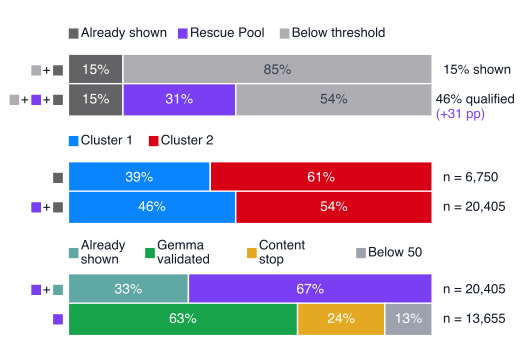

Python code for this plot:
#!/usr/bin/env python3
"""Render the CCA and Gemma rescue panels used as Figure 3 of the paper.

The panel layout is ported from the historical 07_paper_visuals notebook; the
values it plots are the canonical pipeline and Gemma validation outcomes.
"""

import matplotlib

matplotlib.use("Agg")

# Historical notebook setup cell. Keep plotting defaults unchanged.
from pathlib import Path
import sys
import warnings

import numpy as np
import pandas as pd
import matplotlib as mpl
import matplotlib.pyplot as plt
from matplotlib.patches import FancyBboxPatch, FancyArrowPatch, Rectangle
from matplotlib.colors import LinearSegmentedColormap, to_rgba
import seaborn as sns

warnings.filterwarnings('ignore')

def find_project_root() -> Path:
    """Anchor on config.txt — safe from any subdir depth."""
    for p in [Path.cwd().resolve(), *Path.cwd().resolve().parents]:
        if (p / "config.txt").exists():
            return p
    raise RuntimeError("config.txt not found")

PROJECT_ROOT = find_project_root()
if str(PROJECT_ROOT) not in sys.path:
    sys.path.append(str(PROJECT_ROOT))

from src.io import (
    get_expanded_stage2_validation_dir,
    get_processed_dir,
)

PROCESSED = get_processed_dir()
STAGE2_DIR = get_expanded_stage2_validation_dir()
FIG_DIR = Path(__file__).resolve().parent
FIG_DIR.mkdir(parents=True, exist_ok=True)

# ── Global style ─────────────────────────────────────────────────────────────
mpl.rcParams.update({
    'figure.dpi':           120,
    'savefig.dpi':          300,
    'savefig.bbox':        'tight',
    'savefig.facecolor':   'white',
    'savefig.edgecolor':   'none',
    'pdf.fonttype':         42,   # editable text in vector PDFs
    'ps.fonttype':          42,
    'font.family':          'sans-serif',
    'font.sans-serif':      ['Helvetica', 'Arial', 'DejaVu Sans'],
    'font.size':            11,
    'axes.titlesize':       13,
    'axes.titleweight':    'bold',
    'axes.labelsize':       11,
    'axes.spines.top':      False,
    'axes.spines.right':    False,
    'axes.grid':            False,
    'legend.frameon':       False,
})

PAPER_BG    = '#ffffff'
PAPER_TEXT  = '#111827'
PAPER_MUTED = '#4b5563'
PAPER_GRID  = '#e5e7eb'

# Cluster colour anchors — three distinct, print-friendly hues for a white paper page.
CLUSTER_ANCHORS = {
    0: '#2b6cb0',   # blue
    1: '#c2413f',   # red
    2: '#238b45',   # green
}

RESCUE_THRESHOLD = 50
RANDOM_SEED      = 42
rng = np.random.default_rng(RANDOM_SEED)


def save_fig(fig, name: str) -> None:
    pdf = FIG_DIR / f'{name}.pdf'
    png = FIG_DIR / f'{name}.png'
    fig.savefig(pdf, facecolor=fig.get_facecolor(), edgecolor='none')
    fig.savefig(png, facecolor=fig.get_facecolor(), edgecolor='none')
    print(f'  saved → {pdf.name} + {png.name}')

scores = pd.read_parquet(PROCESSED / 'scores.parquet')
selection_log = pd.read_parquet(PROCESSED / 'selection_log.parquet')
stage2_results = pd.read_parquet(STAGE2_DIR / 'stage2_results.parquet')

# Upstream parquets mix integer and string note IDs.
scores['noteId'] = scores['noteId'].astype(str)
selection_log['selected_noteId'] = selection_log['selected_noteId'].astype(str)
stage2_results['noteId'] = stage2_results['noteId'].astype(str)

# Historical figure cell 12. Keep visual constants and layout unchanged.
import numpy as np
from matplotlib.patches import Rectangle

# --------------------------------------------------------------------
# GROUP 1 LEFT TICKER POSITION CONTROLS
# --------------------------------------------------------------------
# Row 1: CN square + Hidden square
GROUP1_ROW1_CN_X = -4
GROUP1_ROW1_PLUS_X = -6
GROUP1_ROW1_HIDDEN_X = -10

# Row 2: CN square + Rescue Pool square + Hidden square
GROUP1_ROW2_CN_X = -4
GROUP1_ROW2_PLUS_1_X = -6
GROUP1_ROW2_RESCUE_X = -10
GROUP1_ROW2_PLUS_2_X = -12
GROUP1_ROW2_HIDDEN_X = -16

# --------------------------------------------------------------------
# GROUP 3 LEFT TICKER POSITION CONTROLS
# --------------------------------------------------------------------
# Row 1: Rescue Pool square + By both square
GROUP3_ROW1_RESCUE_X = -10
GROUP3_ROW1_PLUS_X = -6
GROUP3_ROW1_BY_BOTH_X = -4

# Row 2: CCR Pool square
GROUP3_ROW2_CCR_X = -4

# --------------------------------------------------------------------
# Colors
# --------------------------------------------------------------------
COLOR_SHOWN_BY_CN = '#636366'
COLOR_RESCUED     = '#7A3FF2'
COLOR_HIDDEN      = '#AEAEB2'
COLOR_HIDDEN_TEXT = '#374151'
COLOR_TEXT        = '#111827'
COLOR_ON_DARK     = 'white'
COLOR_BG          = 'white'

# Group 1 left ticker colors
GROUP1_LABEL_CN_COLOR = COLOR_SHOWN_BY_CN
GROUP1_LABEL_RESCUE_COLOR = COLOR_RESCUED
GROUP1_LABEL_HIDDEN_COLOR = COLOR_HIDDEN
GROUP1_LABEL_PLUS_COLOR = COLOR_TEXT

# Group 2 left ticker colors
GROUP2_LABEL_CN_COLOR = COLOR_SHOWN_BY_CN
GROUP2_LABEL_RESCUE_COLOR = COLOR_RESCUED
GROUP2_LABEL_PLUS_COLOR = COLOR_TEXT

# Group 3 left ticker colors
GROUP3_LABEL_RESCUE_COLOR = COLOR_RESCUED
GROUP3_LABEL_CCR_COLOR = COLOR_RESCUED

CLUSTER_COLORS = {
    0: '#0A84FF',
    1: '#D70015',
}
CLUSTER_LABELS = {
    0: 'Cluster 1',
    1: 'Cluster 2',
}

# --------------------------------------------------------------------
# THIRD BLOCK COLORS
# --------------------------------------------------------------------
# Row 1: already shown + hidden rescue candidates.
# Row 2: Gemma validation outcomes within the hidden rescue pool.
THIRD_BLOCK_COLORS = {
    'baseline_by_both': '#5FA8A3',
    'rescue_pool': COLOR_RESCUED,

    'cca_rescued': '#16A34A',
    'subjective_opinion': '#E5A823',
    'irrelevant': '#9CA3AF',
}

THIRD_BLOCK_LABELS = {
    'baseline_by_both': 'Already\nshown',
    'cca_rescued': 'Gemma\nvalidated',
    'subjective_opinion': 'Content\nstop',
    'irrelevant': 'Below 50',
}

# --- Data ---
rep_all = (
    selection_log[selection_log['strategy'] == 'Representative']
    .drop_duplicates('selected_noteId')
    .copy()
)
rep_all['selected_noteId'] = rep_all['selected_noteId'].astype(str)

n_total = int(len(rep_all))
qualified_mask = rep_all['passes_bridge_threshold'].fillna(False).astype(bool)
shown_mask = rep_all['status'].eq('CURRENTLY_RATED_HELPFUL')
shown_qualified_mask = qualified_mask & shown_mask
mask_rescue = qualified_mask & ~shown_mask

n_helpful = int(shown_qualified_mask.sum())
n_rescued = int(mask_rescue.sum())
n_ours = int(qualified_mask.sum())
n_below_threshold = n_total - n_ours

expected_counts = {
    'representative': 44_722,
    'qualified': 20_405,
    'shown_qualified': 6_750,
    'hidden_candidates': 13_655,
    'below_threshold': 24_317,
}
actual_counts = {
    'representative': n_total,
    'qualified': n_ours,
    'shown_qualified': n_helpful,
    'hidden_candidates': n_rescued,
    'below_threshold': n_below_threshold,
}
if actual_counts != expected_counts:
    raise ValueError(f'CCA count contract changed: {actual_counts} != {expected_counts}')

pct_cn = round(100 * n_helpful / n_total)
pct_rescued = round(100 * n_rescued / n_total)
pct_ours = round(100 * n_ours / n_total)
pct_hidden_cn = 100 - pct_cn
pct_hidden_ours = 100 - pct_cn - pct_rescued
pct_lift = pct_ours - pct_cn

scores_local = scores.copy()
scores_local['noteId'] = scores_local['noteId'].astype(str)

helpful_ids = set(rep_all.loc[shown_qualified_mask, 'selected_noteId'])
our_rule_ids = set(rep_all.loc[qualified_mask, 'selected_noteId'])

cluster_ids = [0, 1]
approval_cols = [f'cluster_{c}_approval' for c in cluster_ids]
missing_cols = [c for c in approval_cols if c not in scores_local.columns]
if missing_cols:
    raise ValueError(f'Missing required cluster approval columns: {missing_cols}')


def champion_shares(note_ids):
    sub = scores_local[scores_local['noteId'].isin(note_ids)]
    if len(sub) == 0:
        return [0, 0], 0

    approvals = sub[approval_cols].to_numpy()
    top = np.nanargmax(approvals, axis=1)
    n = len(top)
    shares = [round(100 * (top == i).sum() / n) for i in range(len(cluster_ids))]
    shares[-1] += 100 - sum(shares)
    return shares, n


pct_help_clusters, n_help = champion_shares(helpful_ids)
pct_our_clusters, n_our_cluster = champion_shares(our_rule_ids)

# --------------------------------------------------------------------
# Third block data
# --------------------------------------------------------------------
ccr_pool_ids = set(rep_all.loc[mask_rescue, 'selected_noteId'])

def pct_from_counts(counts):
    total = sum(counts)
    if total == 0:
        return [0 for _ in counts]
    pct = [round(100 * c / total) for c in counts]
    pct[-1] += 100 - sum(pct)
    return pct

# Row 1: baseline notes approved by both + rescue pool over visible notes.
third_row1_keys = ['baseline_by_both', 'rescue_pool']
third_row1_counts = {
    'baseline_by_both': n_helpful,
    'rescue_pool': len(ccr_pool_ids),
}
n_third_block_row1 = sum(third_row1_counts.values())
pct_third_block_row1 = dict(zip(
    third_row1_keys,
    pct_from_counts([third_row1_counts[k] for k in third_row1_keys])
))
pct_third_block_row1_display = pct_third_block_row1.copy()

# Stage 2 contains every note admitted after Stage 1/1.5. The remainder of the
# hidden candidate pool stopped before scoring.
if stage2_results['noteId'].duplicated().any():
    raise ValueError('Stage 2 results contain duplicate noteId values.')
stage2_ids = set(stage2_results['noteId'])
if not stage2_ids.issubset(ccr_pool_ids):
    raise ValueError('Stage 2 contains notes outside the hidden CCA candidate pool.')

n_ccr_gemma_validated = int(stage2_results['passes_rescue_threshold'].fillna(False).sum())
n_ccr_below_50 = int((~stage2_results['passes_rescue_threshold'].fillna(False).astype(bool)).sum())
n_ccr_content_stop = len(ccr_pool_ids) - len(stage2_results)

third_row2_keys = ['cca_rescued', 'subjective_opinion', 'irrelevant']
third_row2_counts = {
    'cca_rescued': n_ccr_gemma_validated,
    'subjective_opinion': n_ccr_content_stop,
    'irrelevant': n_ccr_below_50,
}
n_third_block_row2 = len(ccr_pool_ids)
expected_validation_counts = {
    'validated': 8_558,
    'content_stop': 3_279,
    'below_50': 1_818,
    'candidate_pool': 13_655,
}
actual_validation_counts = {
    'validated': n_ccr_gemma_validated,
    'content_stop': n_ccr_content_stop,
    'below_50': n_ccr_below_50,
    'candidate_pool': n_third_block_row2,
}
if actual_validation_counts != expected_validation_counts:
    raise ValueError(
        f'Gemma validation contract changed: '
        f'{actual_validation_counts} != {expected_validation_counts}'
    )
pct_third_block_row2 = dict(zip(
    third_row2_keys,
    pct_from_counts([third_row2_counts[k] for k in third_row2_keys])
))
pct_third_block_row2_display = pct_third_block_row2.copy()

print(f'Universe: Representative-picked notes n = {n_total:,}')
print(
    f'Coverage: {n_helpful:,} shown notes meet the CCA threshold; '
    f'{n_rescued:,} hidden candidates raise the qualified set to {n_ours:,} '
    f'({pct_ours}% of representative picks, +{pct_lift} pp).'
)
print(
    f'Cluster composition: shown-qualified n = {n_help:,}; '
    f'all qualified n = {n_our_cluster:,}.'
)
print(
    f'Gemma outcomes: {n_ccr_gemma_validated:,} validated, '
    f'{n_ccr_content_stop:,} content stops, {n_ccr_below_50:,} below 50.'
)

# --- Manual layout ---
fig, ax = plt.subplots(figsize=(6.4, 4.45))
fig.patch.set_facecolor(COLOR_BG)
ax.set_facecolor(COLOR_BG)
ax.set_xlim(-12, 124)
ax.set_xticks([])
ax.set_yticks([])
for spine in ax.spines.values():
    spine.set_visible(False)

bar_h = 0.22
bar_x = 0
right_x = 103

row_gap = 0.20
legend_to_bar_gap = 0.25
group_gap = 0.13
coverage_legend_y = 3.85

legend_x = bar_x
coverage_legend_x_shift = 0.30
cluster_legend_x_shift = 0.30
third_legend_x_shift = 0.30
pp_y_shift = 0.05

legend_cov_y = coverage_legend_y
cov_cn_y = legend_cov_y - legend_to_bar_gap
cov_ours_y = cov_cn_y - row_gap

right_label_subline_gap = bar_h * 0.68

# 2nd block
legend_cluster_y = cov_ours_y - right_label_subline_gap - group_gap
cluster_cn_y = legend_cluster_y - legend_to_bar_gap
cluster_ours_y = cluster_cn_y - row_gap

# 3rd block: two bars
legend_third_y = cluster_ours_y - group_gap - 0.18
third_bar1_y = legend_third_y - legend_to_bar_gap
third_bar2_y = third_bar1_y - row_gap

pp_y = cov_ours_y - right_label_subline_gap + pp_y_shift

legend_cov_x = legend_x + coverage_legend_x_shift
legend_cluster_x = legend_x + cluster_legend_x_shift
legend_third_x = legend_x + third_legend_x_shift

legend_dot_w = 1.3 * 1.75
legend_dot_h = 0.08 * 0.75

ax.set_ylim(third_bar2_y - 0.22, legend_cov_y + 0.16)


def draw_stacked_bar(y, segments):
    left = bar_x
    for segment in segments:
        if len(segment) == 3:
            width, color, label_color = segment
            label = f'{width}%'
        else:
            width, color, label_color, label = segment
        ax.barh(
            y,
            width,
            left=left,
            height=bar_h,
            color=color,
            edgecolor='white',
            linewidth=1.0
        )
        if width >= 6:
            ax.text(
                left + width / 2,
                y,
                label,
                ha='center',
                va='center',
                fontsize=10,
                fontweight='bold',
                color=label_color
            )
        left += width


def draw_manual_legend(x, y, items):
    cursor = x
    for color, label, step in items:
        ax.add_patch(
            Rectangle(
                (cursor, y - legend_dot_h / 2),
                legend_dot_w,
                legend_dot_h,
                color=color,
                clip_on=False
            )
        )
        ax.text(
            cursor + 3.1,
            y,
            label,
            ha='left',
            va='center',
            fontsize=9.5,
            color=COLOR_TEXT
        )
        cursor += step


def draw_small_square(x, y, color):
    square_w = 1.3 * 1.75
    square_h = 0.08 * 0.75
    ax.add_patch(
        Rectangle(
            (x, y - square_h / 2),
            square_w,
            square_h,
            color=color,
            clip_on=False
        )
    )


def draw_plus(x, y, color=COLOR_TEXT):
    ax.text(
        x,
        y,
        '+',
        ha='center',
        va='center',
        fontsize=9.5,
        fontweight='bold',
        color=color
    )


def draw_coverage_ticker_row(y, include_rescue=False):
    """
    Group 1 only.

    Row 1:
        CN square + Hidden square

    Row 2:
        CN square + Rescue Pool square + Hidden square
    """
    if include_rescue:
        draw_small_square(GROUP1_ROW2_CN_X, y, GROUP1_LABEL_CN_COLOR)
        draw_plus(GROUP1_ROW2_PLUS_1_X, y, GROUP1_LABEL_PLUS_COLOR)

        draw_small_square(GROUP1_ROW2_RESCUE_X, y, GROUP1_LABEL_RESCUE_COLOR)
        draw_plus(GROUP1_ROW2_PLUS_2_X, y, GROUP1_LABEL_PLUS_COLOR)

        draw_small_square(GROUP1_ROW2_HIDDEN_X, y, GROUP1_LABEL_HIDDEN_COLOR)

    else:
        draw_small_square(GROUP1_ROW1_CN_X, y, GROUP1_LABEL_CN_COLOR)
        draw_plus(GROUP1_ROW1_PLUS_X, y, GROUP1_LABEL_PLUS_COLOR)
        draw_small_square(GROUP1_ROW1_HIDDEN_X, y, GROUP1_LABEL_HIDDEN_COLOR)


def draw_cluster_ticker_row(y, include_rescue=False):
    cluster_ticker_box_x_scale = 1.75
    cluster_ticker_box_y_scale = 0.75

    cluster_ticker_box_x = -4.0
    cluster_ticker_plus_x = -6
    cluster_ticker_rescue_box_x = -10.0
    cluster_ticker_box_w = 1.3 * cluster_ticker_box_x_scale
    cluster_ticker_box_h = 0.08 * cluster_ticker_box_y_scale

    ax.add_patch(
        Rectangle(
            (cluster_ticker_box_x, y - cluster_ticker_box_h / 2),
            cluster_ticker_box_w,
            cluster_ticker_box_h,
            color=GROUP2_LABEL_CN_COLOR,
            clip_on=False
        )
    )

    if include_rescue:
        ax.text(
            cluster_ticker_plus_x,
            y,
            '+',
            ha='center',
            va='center',
            fontsize=9.5,
            fontweight='bold',
            color=GROUP2_LABEL_PLUS_COLOR
        )
        ax.add_patch(
            Rectangle(
                (cluster_ticker_rescue_box_x, y - cluster_ticker_box_h / 2),
                cluster_ticker_box_w,
                cluster_ticker_box_h,
                color=GROUP2_LABEL_RESCUE_COLOR,
                clip_on=False
            )
        )


def draw_third_ticker_row(y, row='rescue'):
    """
    Group 3 ticker rows.
    Row 1: Rescue Pool square + already-shown square
    Row 2: CCA candidate pool square
    """
    if row == 'ccr':
        draw_small_square(
            GROUP3_ROW2_CCR_X,
            y,
            GROUP3_LABEL_CCR_COLOR
        )
    else:
        draw_small_square(
            GROUP3_ROW1_RESCUE_X,
            y,
            THIRD_BLOCK_COLORS['rescue_pool']
        )
        draw_plus(GROUP3_ROW1_PLUS_X, y)
        draw_small_square(
            GROUP3_ROW1_BY_BOTH_X,
            y,
            THIRD_BLOCK_COLORS['baseline_by_both']
        )


def draw_cluster_block(legend_y, cn_y, ours_y):
    draw_manual_legend(
        legend_cluster_x,
        legend_y,
        [
            (CLUSTER_COLORS[0], CLUSTER_LABELS[0], 22),
            (CLUSTER_COLORS[1], CLUSTER_LABELS[1], 22),
        ],
    )

    draw_cluster_ticker_row(cn_y, include_rescue=False)
    draw_cluster_ticker_row(ours_y, include_rescue=True)

    draw_stacked_bar(
        cn_y,
        [
            (pct_help_clusters[0], CLUSTER_COLORS[0], COLOR_ON_DARK),
            (pct_help_clusters[1], CLUSTER_COLORS[1], COLOR_ON_DARK),
        ],
    )
    draw_stacked_bar(
        ours_y,
        [
            (pct_our_clusters[0], CLUSTER_COLORS[0], COLOR_ON_DARK),
            (pct_our_clusters[1], CLUSTER_COLORS[1], COLOR_ON_DARK),
        ],
    )

    ax.text(
        right_x,
        cn_y,
        f'n = {n_help:,}',
        ha='left',
        va='center',
        fontsize=9.5,
        color=COLOR_TEXT
    )
    ax.text(
        right_x,
        ours_y,
        f'n = {n_our_cluster:,}',
        ha='left',
        va='center',
        fontsize=9.5,
        color=COLOR_TEXT
    )


def draw_third_block(legend_y, bar1_y, bar2_y):
    draw_manual_legend(
        legend_third_x,
        legend_y,
        [
            (
                THIRD_BLOCK_COLORS['baseline_by_both'],
                THIRD_BLOCK_LABELS['baseline_by_both'],
                21,
            ),
            (
                THIRD_BLOCK_COLORS['cca_rescued'],
                THIRD_BLOCK_LABELS['cca_rescued'],
                28,
            ),
            (
                THIRD_BLOCK_COLORS['subjective_opinion'],
                THIRD_BLOCK_LABELS['subjective_opinion'],
                30,
            ),
            (
                THIRD_BLOCK_COLORS['irrelevant'],
                THIRD_BLOCK_LABELS['irrelevant'],
                20,
            ),
        ],
    )

    # Row 1 ticker: Rescue Pool square + already-shown square
    draw_third_ticker_row(bar1_y, row='rescue')

    draw_stacked_bar(
        bar1_y,
        [
            (
                pct_third_block_row1_display['baseline_by_both'],
                THIRD_BLOCK_COLORS['baseline_by_both'],
                COLOR_ON_DARK,
                f"{pct_third_block_row1['baseline_by_both']}%",
            ),
            (
                pct_third_block_row1_display['rescue_pool'],
                THIRD_BLOCK_COLORS['rescue_pool'],
                COLOR_ON_DARK,
                f"{pct_third_block_row1['rescue_pool']}%",
            ),
        ],
    )

    ax.text(
        right_x,
        bar1_y,
        f'n = {n_third_block_row1:,}',
        ha='left',
        va='center',
        fontsize=9.5,
        color=COLOR_TEXT
    )

    # Row 2 ticker: CCA candidate pool square
    draw_third_ticker_row(bar2_y, row='ccr')

    draw_stacked_bar(
        bar2_y,
        [
            (
                pct_third_block_row2_display['cca_rescued'],
                THIRD_BLOCK_COLORS['cca_rescued'],
                COLOR_ON_DARK,
                f"{pct_third_block_row2['cca_rescued']}%",
            ),
            (
                pct_third_block_row2_display['subjective_opinion'],
                THIRD_BLOCK_COLORS['subjective_opinion'],
                COLOR_ON_DARK,
                f"{pct_third_block_row2['subjective_opinion']}%",
            ),
            (
                pct_third_block_row2_display['irrelevant'],
                THIRD_BLOCK_COLORS['irrelevant'],
                COLOR_ON_DARK,
                f"{pct_third_block_row2['irrelevant']}%",
            ),
        ],
    )

    ax.text(
        right_x,
        bar2_y,
        f'n = {n_third_block_row2:,}',
        ha='left',
        va='center',
        fontsize=9.5,
        color=COLOR_TEXT
    )


# -------------------------
# Block 1: Coverage
# -------------------------

draw_manual_legend(
    legend_cov_x,
    legend_cov_y,
    [
        (COLOR_SHOWN_BY_CN, 'Already shown', 30),
        (COLOR_RESCUED, 'Rescue Pool', 28),
        (COLOR_HIDDEN, 'Below threshold', 29),
    ],
)

draw_coverage_ticker_row(cov_cn_y, include_rescue=False)
draw_coverage_ticker_row(cov_ours_y, include_rescue=True)

draw_stacked_bar(
    cov_cn_y,
    [
        (pct_cn, COLOR_SHOWN_BY_CN, COLOR_ON_DARK),
        (pct_hidden_cn, COLOR_HIDDEN, COLOR_HIDDEN_TEXT),
    ],
)
draw_stacked_bar(
    cov_ours_y,
    [
        (pct_cn, COLOR_SHOWN_BY_CN, COLOR_ON_DARK),
        (pct_rescued, COLOR_RESCUED, COLOR_ON_DARK),
        (pct_hidden_ours, COLOR_HIDDEN, COLOR_HIDDEN_TEXT),
    ],
)

ax.text(
    right_x,
    cov_cn_y,
    f'{pct_cn}% shown',
    ha='left',
    va='center',
    fontsize=9.5,
    color=COLOR_TEXT
)
ax.text(
    right_x - 2,
    cov_ours_y,
    f'{pct_ours}% qualified',
    ha='left',
    va='center',
    fontsize=9.5,
    fontweight='bold',
    color=COLOR_TEXT
)
ax.text(
    right_x - 2,
    pp_y,
    f'(+{pct_lift} pp)',
    ha='left',
    va='center',
    fontsize=9.5,
    fontweight='bold',
    color=COLOR_RESCUED
)

# -------------------------
# Block 2: Cluster composition
# -------------------------

draw_cluster_block(
    legend_y=legend_cluster_y,
    cn_y=cluster_cn_y,
    ours_y=cluster_ours_y
)

# -------------------------
# Block 3: Two stacked bars
# -------------------------

draw_third_block(
    legend_y=legend_third_y,
    bar1_y=third_bar1_y,
    bar2_y=third_bar2_y
)

save_fig(fig, 'fig3-rescue-panels')
plt.show()
